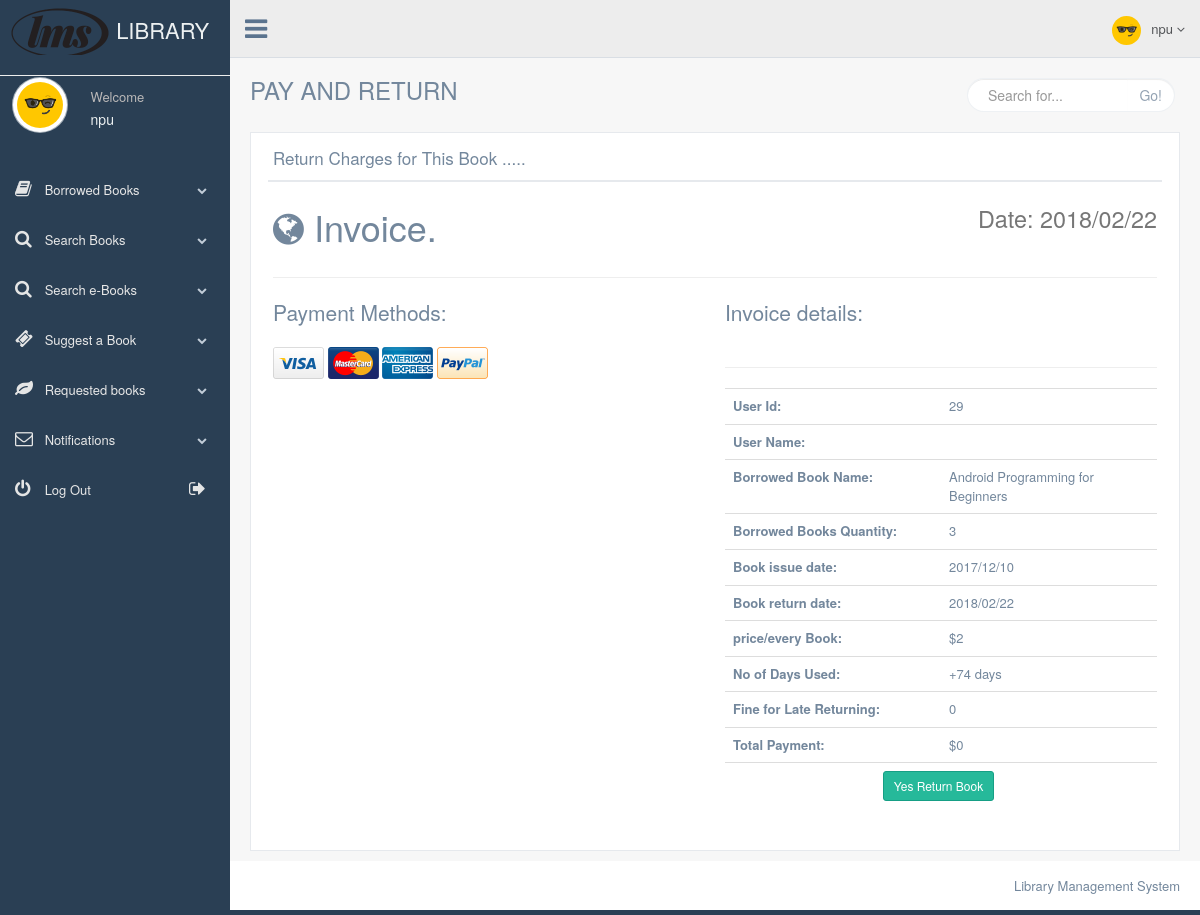
Screenshot of /organization/return_book.php?id=29 (signed in) with the database file from the repository.
### tables this page shows
CREATE TABLE `issue_books_org` (
  `id` int(8) NOT NULL,
  `org_user_id` varchar(8) NOT NULL,
  `org_name` varchar(256) NOT NULL,
  `org_admin_name` varchar(256) NOT NULL,
  `org_contact` varchar(64) NOT NULL,
  `org_email` varchar(128) NOT NULL,
  `org_url` varchar(128) NOT NULL,
  `org_admin_username` varchar(256) NOT NULL,
  `book_id` int(225) NOT NULL,
  `book_name` varchar(256) NOT NULL,
  `books_qty` int(225) NOT NULL,
  `books_issue_date` date NOT NULL,
  `books_issue_time` time NOT NULL,
  `return_date` date NOT NULL,
  `user_type` varchar(32) NOT NULL,
  `book_status` varchar(225) NOT NULL,
  `return_mail` varchar(225) NOT NULL,
  `block_mail` varchar(225) NOT NULL
);

### organization/return_book.php (the view, shortened to what this page needs)
<?php
    include "header.php";
    include "connection.php";
?>
        <div class="right_col" role="main">
            <div class="">
                <div class="page-title">
                    <div class="title_left">
                        <h3>PAY AND RETURN</h3>
                    </div>
                    <div class="title_right">
                        <div class="col-md-5 col-sm-5 col-xs-12 form-group pull-right top_search">
                            <div class="input-group">
                                <input type="text" class="form-control" placeholder="Search for...">
                    <span class="input-group-btn">
                      <button class="btn btn-default" type="button">Go!</button>
                    </span>
                            </div>
                        </div>
                    </div>
                </div>
                <div class="clearfix"></div>
                <div class="row" style="min-height:500px">
                    <div class="col-md-12 col-sm-12 col-xs-12">
                        <div class="x_panel">
                            <div class="x_title">
                                <h2>Return Charges for This Book ..... </h2>
                                <div class="clearfix"></div>
                            </div>
                            <div class="x_content">
                                <?php
								  $id = $_GET["id"];
                                    if($id){
                                    $res = mysqli_query($db_connect, "SELECT * FROM `issue_books_org` WHERE id = $id ");
                                    $row = mysqli_fetch_array($res);
                                    $user = $row["student_name"];
                                    $issue_date = $row["books_issue_date"];
                                    $date1=date('Y/m/d',strtotime($issue_date));
                                    $date2 = date('Y/m/d');
                                    $date11 = date_create("$date1");
                                    $date22 = date_create("$date2");
                                    $diff=date_diff($date11,$date22);
                                    $num_days = $diff->format("%R%a days");
                                    $book = $row["book_name"];
									$qty=$row["books_qty"];
                                    $res1 = mysqli_query($db_connect, "SELECT books_price FROM `add_books_info` where books_name = '$book' ");
                                    $row2 = mysqli_fetch_array($res1);
                                    $price = $row2["books_price"];
                                   $tot=0;
								   $fine=0;
									if($num_days<=2)
									{
										$tot=0;
										$fine=0;
									}
                                ?>
                                  <div class="row">
                                    <div class="col-xs-12 invoice-header">
                                        <h1>
                                            <i class="fa fa-globe"></i> Invoice. <small class="pull-right">Date: <?php echo date('Y/m/d'); ?></small>
                                        </h1>
                                    </div>
                                  </div>
                                  <hr>
                                  <div class="row">
                                    <div class="col-xs-6">
                                      <p class="lead">Payment Methods:</p>
                                      <img src="images/visa.png" alt="Visa">
                                      <img src="images/mastercard.png" alt="Mastercard">
                                      <img src="images/american-express.png" alt="American Express">
                                      <img src="images/paypal.png" alt="Paypal">
                                    </div>
                                    <div class="col-xs-6">
                                      <p class="lead">Invoice details:</p>
                                      <div class="table-responsive">
                                        <table class="table">
                                          <tbody>
                                            <tr>
                                              <th style="width:50%">User Id:</th>
                                              <td><?php echo $id; ?></td>
                                            </tr>
                                            <tr>
                                              <th>User Name:</th>
                                              <td><?php echo $user; ?></td>
                                            </tr>
                                            <tr>
                                              <th>Borrowed Book Name:</th>
                                              <td><?php echo $book; ?></td>
                                            </tr>
											<tr>
                                              <th>Borrowed Books Quantity:</th>
                                              <td><?php echo $qty; ?></td>
                                            </tr>
                                            <tr>
                                              <th>Book issue date:</th>
                                              <td><?php echo $date1; ?></td>
                                            </tr>
                                            <tr>
                                              <th>Book return date:</th>
                                              <td><?php echo $date2; ?></td>
                                            </tr>
                                            <tr>
                                              <th>price/every Book:</th>
                                              <td>$<?php echo $price; ?></td>
                                            </tr>
                                            <tr>
                                              <th>No of Days Used:</th>
                                              <td><?php echo $num_days; ?></td>
                                            </tr>
											<tr>
                                              <th>Fine for Late Returning:</th>
                                              <td><?php echo $fine; ?></td>
                                            </tr>
                                            <tr>
                                              <th>Total Payment:</th>
                                              <td>$<?php echo $tot; ?></td>
                                            </tr>
                                            <hr>
                                            <tr>
                                                <td colspan="2" align="center">
                                                    <a href="return.php?id=<?php echo $id; ?>&bquan=<?php echo $row["books_qty"];?>&bname=<?php echo $row["book_name"];?>&bid=<?php echo $row["book_id"];?>"><button class="btn btn-success btn-sm">Yes Return Book</button></a>
                                                </td>
                                            </tr>
                                          </tbody>
                                        </table>
                                      </div>
                                    </div>
                                  </div>
                                  <?php
                                }else{
                                 header('Location:return_book.php');
                                }
                                ?>
                            </div>
                        </div>
                    </div>
                </div>
            </div>
        </div>
<?php
    include "footer.php";
?>

### rows the page displays
issue_books_org: book_name "Android Programming for Beginners", books_qty "3", books_issue_date "2017/12/10", books_issue_date "+74 days", books_issue_date "0"

### other values shown
$_SESSION["username"] "npu"
$id "29"
$price "2"
